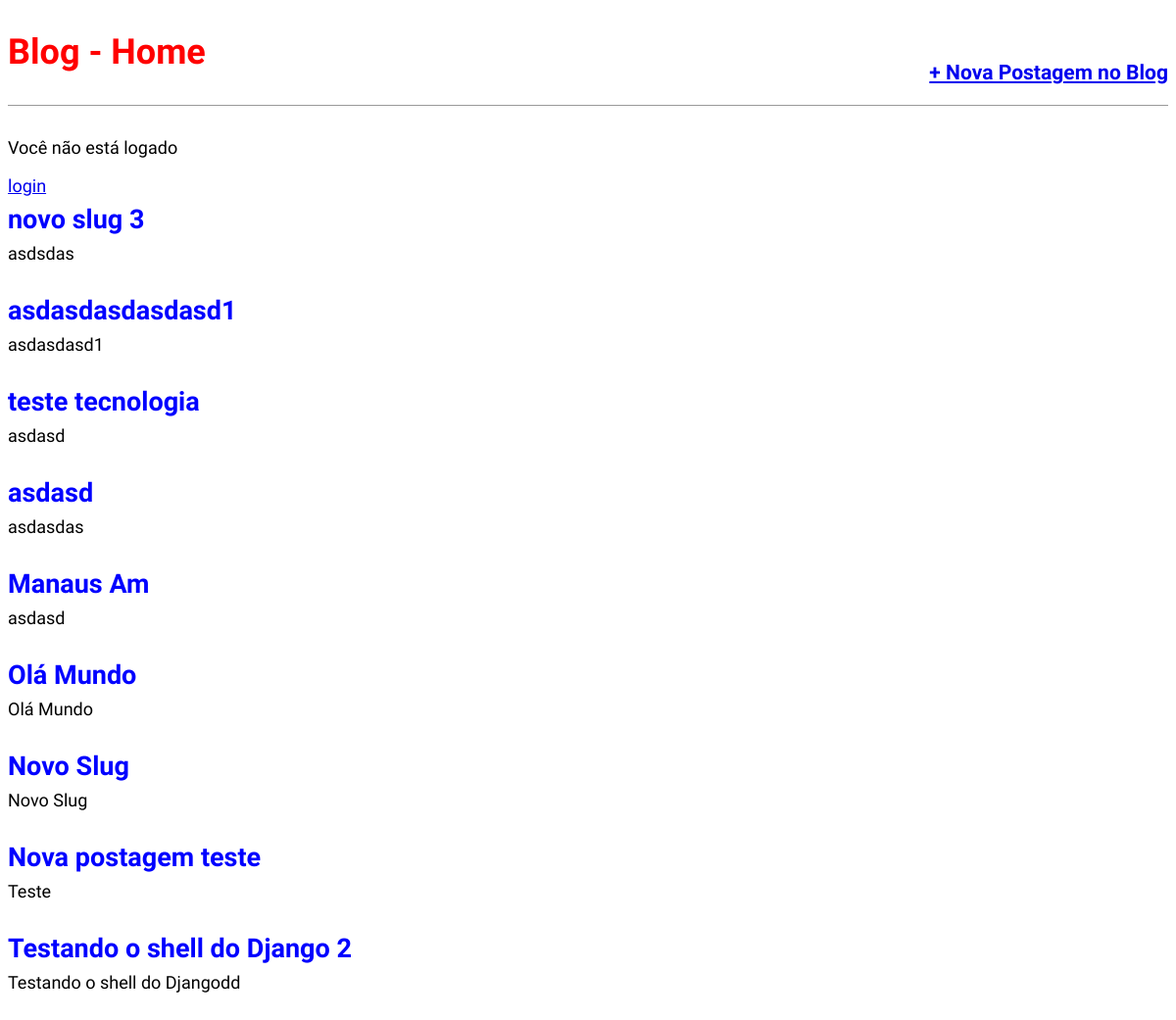
The page / on the database its author committed.
### blog/models.py (models this page shows, shortened)
class Post(models.Model):
    STATUS = (
        ('rascunho','Rascunho'),
        ('publicado','Publicado'),
    )
    titulo = models.CharField(max_length=250)
    slug   = models.SlugField(max_length=250)#https://site.com/noticias/campeonato-brasileiro-2020/01/02/2020
    autor  = models.ForeignKey(User,
                               on_delete=models.CASCADE)
    conteudo  = models.TextField()
    publicado = models.DateTimeField(default=timezone.now)
    criado    = models.DateTimeField(auto_now_add=True)
    alterado  = models.DateTimeField(auto_now=True)
    status    = models.CharField(max_length=10,
                                 choices=STATUS,
                                 default='rascunho')
    objects   = models.Manager()
    published = PublishedManager()
    def get_absolute_url(self):
        return reverse('post_detail',args=[self.slug])
    class Meta:
        ordering = ('-publicado',)

### blog/views.py (the view)
# urls.py: path('', views.BlogListView.as_view(),name='home'),
class BlogListView(ListView):
    model = Post
    template_name = 'blog/home.html'

### blog/templates/blog/home.html (shortened to what this page needs)
{% extends 'base.html' %}
{% block content %}
    {% for post in object_list %}
        <div class="post-entry">
            <h2><a href="{{post.get_absolute_url}}">{{ post.titulo }}</a></h2>
            <p>{{ post.conteudo }} </p>
        </div>
    {% endfor %}
{% endblock content %}

### statics/css/style.css (style rules this page uses)
body { font-family: 'Source Sans Pro', sans-serif; font-size: 18px; }
.post-entry { margin-bottom: 2rem; }
.post-entry h2 { margin: 0.5rem 0; }
.post-entry h2 a, .post-entry h2 a:visited { color: blue; text-decoration: none; }
.post-entry p { margin: 0; font-weight: 400; }

### rows shown on the page
Post: titulo "novo slug 3", conteudo "asdsdas"
Post: titulo "asdasdasdasdasd1", conteudo "asdasdasd1"
Post: titulo "teste tecnologia", conteudo "asdasd"
Post: titulo "asdasd", conteudo "asdasdas"
Post: titulo "Manaus Am", conteudo "asdasd"
Post: titulo "Olá Mundo", conteudo "Olá Mundo"
Post: titulo "Novo Slug", conteudo "Novo Slug"
Post: titulo "Nova postagem teste", conteudo "Teste"
Post: titulo "Testando o shell do Django 2", conteudo "Testando o shell do Djangodd"
